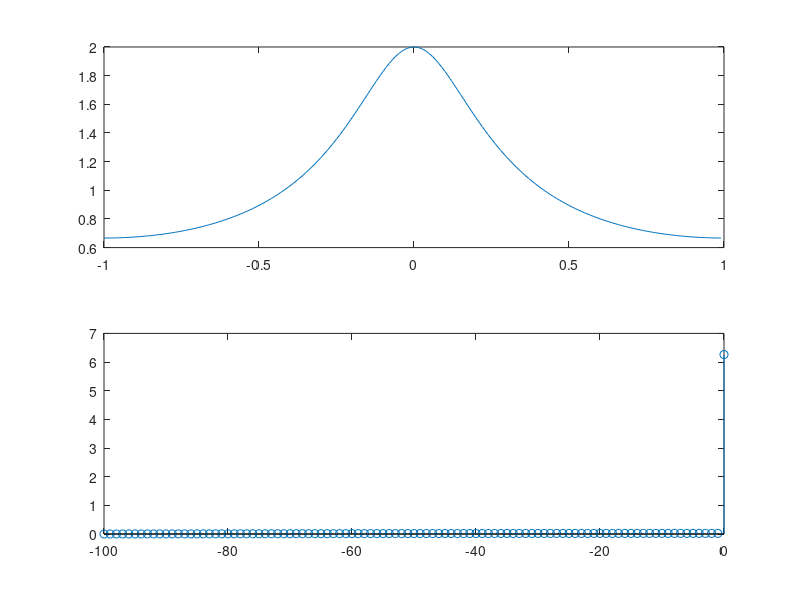

Write MATLAB code to recreate this figure.
clc                     % Clear the command window
clear all;              % Clear all existing variables
close all;              % Close all open figures

n=-100:0;               % Define the range of discrete-time indices for left-sided signal
step_size=0.01*pi;      % Set the step size used in the trapezoidal rule
omega_x=-pi:0.01*pi:pi; % Define the range of frequencies to compute x[omega] over
omega_x(1)=[];          % Remove the first value of omega_x to avoid divide-by-zero error

for ii=1:length(omega_x)
    x_omega(ii)=(1)/(1-0.5*exp(-1j*omega_x(ii))); % Compute x[omega] at each frequency in omega_x
end

subplot(2,1,1)          % Create a subplot with two rows and one column, and select the first plot
plot(-fliplr(omega_x)/pi, abs(fliplr(x_omega))) % Plot the magnitude of x[omega] as a function of omega/pi

for ii=1:length(n)
    temp_x=x_omega.*exp(1j*omega_x*n(ii)); % Compute the inverse Fourier transform of x[omega] at each n
    x_n(ii)=(step_size/2)*(temp_x(1)+2*sum(temp_x(2:end-1))+temp_x(end)); % Approximate x[n] using the trapezoidal rule
end

subplot(2,1,2)          % Select the second plot in the subplot
stem(fliplr(n), abs(fliplr(x_n))) % Plot the magnitude of x[n] as a function of n using discrete stems
